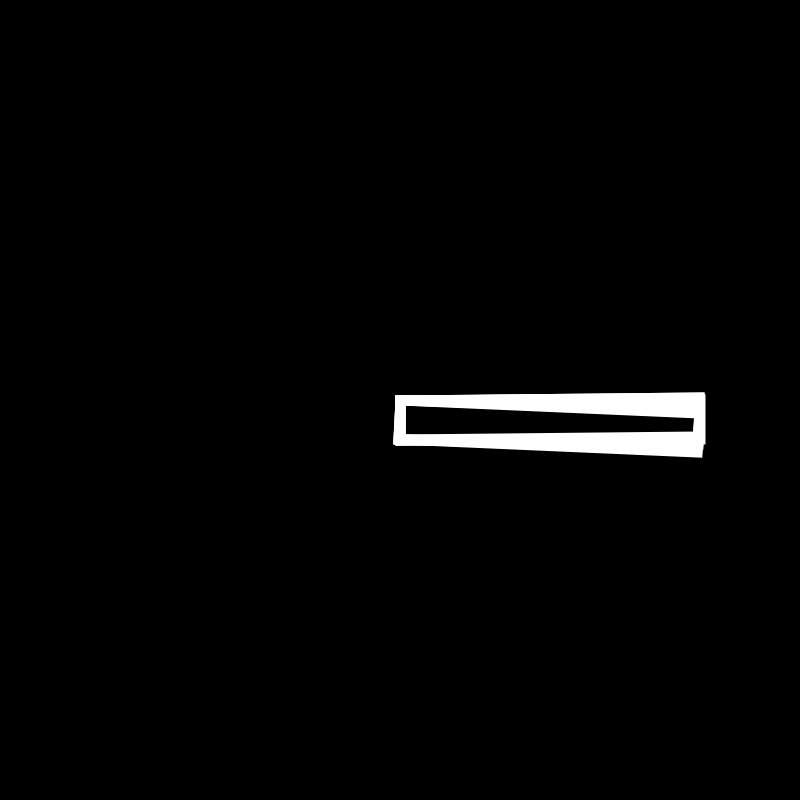
Frame 1 (no input)
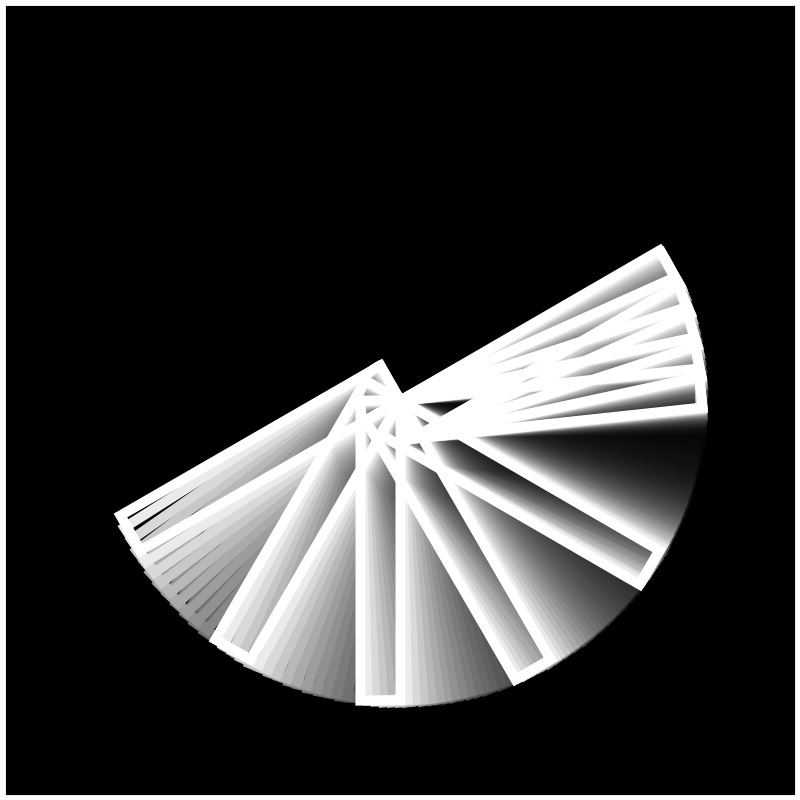
Frame 60 (the mouse pressed at the canvas centre just before this capture)
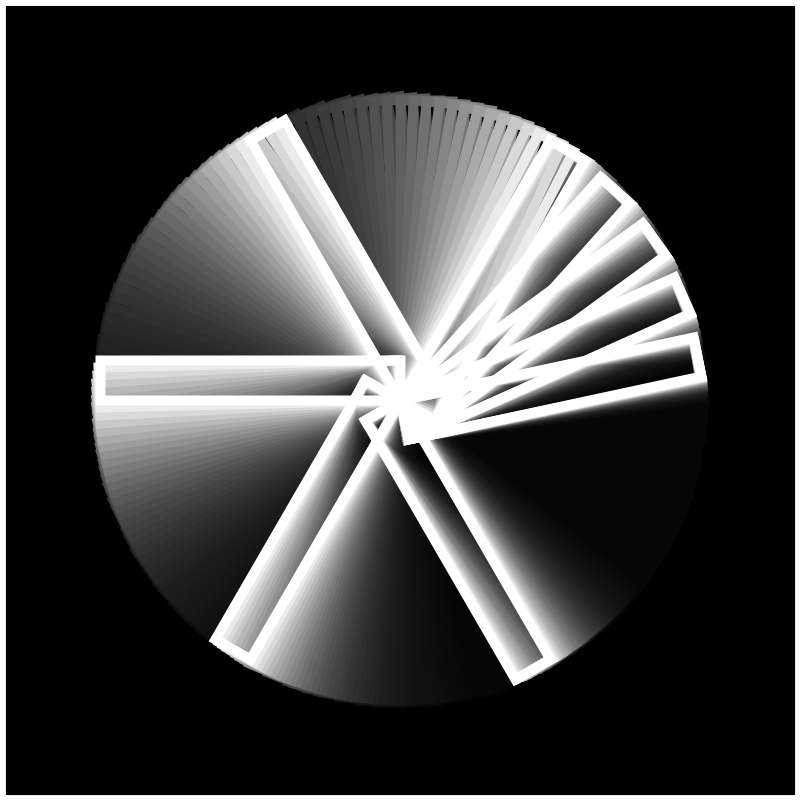
Frame 120 (the mouse held since frame 60 and released just before this capture)

The Processing sketch that drew these frames (run headless with seeded random() and noise(); from frame 60 on, the mouse is pressed at the canvas centre):

// Processing sketch: Garcia_Romain_gRaph
// ── Garcia_Romain_gRaph.pde

float c;



void setup() {
  size(800, 800);
  background(0);
}

void draw() {

  //background(0);
  fill(0, 20);
  rect(0, 0, width, height);

  machin(1, 0.5);
  machin(-1, 0.1);
}




void machin(int _dir, float _vitesse) {
  float vitesse = _vitesse;
  pushMatrix();
  translate(width/2, height/2);
  noFill();
  for (int i=0; i<5; i++) { // 
    rotate(radians(frameCount * vitesse)*_dir);
    strokeWeight(10); // taille du contour 
    stroke(255);
    float diam =10; 
    //fill(0, 200, 255);
    rect(0, 0, 300, 40); 

  }
  popMatrix();
}
